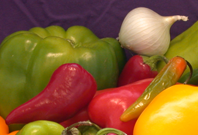
%> input picture lab-programs/image/onion.png, 198 x 135 px
$ octave histgrImage.m   (GNU Octave 9; MATLAB toolbox functions it lacks are replaced by stand-ins)
%> lines starting %> are read from the running program, lines starting %| are printed output that depends on the picture
%% Histogram of an image

I=imread('D:\NSTU\DIP-materials\lab-programs\image\onion.png');
%> I is the input picture: size 135x198x3 uint8; mean R, G, B 137.3, 92.8, 45.3
I_gray=rgb2gray(I);
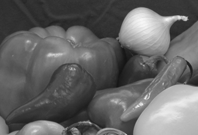
%> I_gray: size 135x198 uint8; min 20, max 247, mean 100.7
imhist(I_gray);
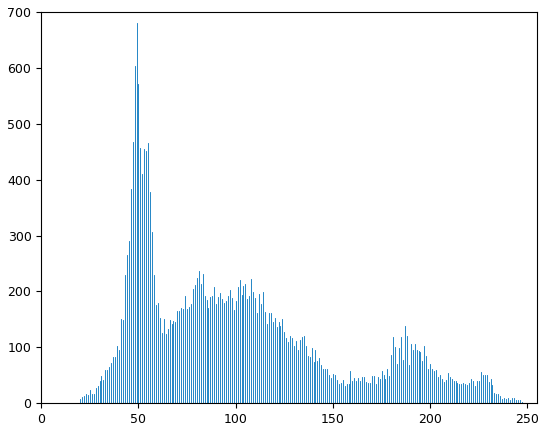
%> figure redrawn from the program's plot data; highest point at x = 49, y = 680
imhist(I_gray,128);
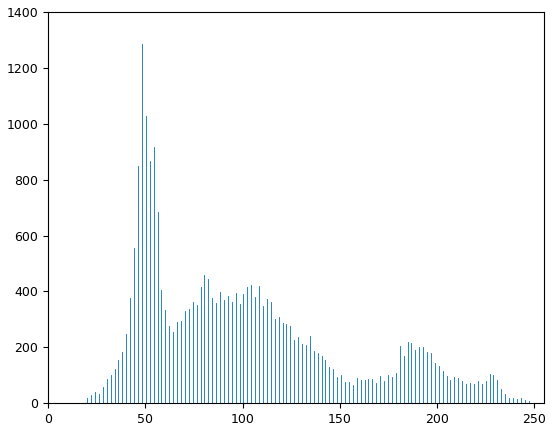
%> figure redrawn from the program's plot data; highest point at x = 48.19, y = 1284
imhist(I_gray,32);
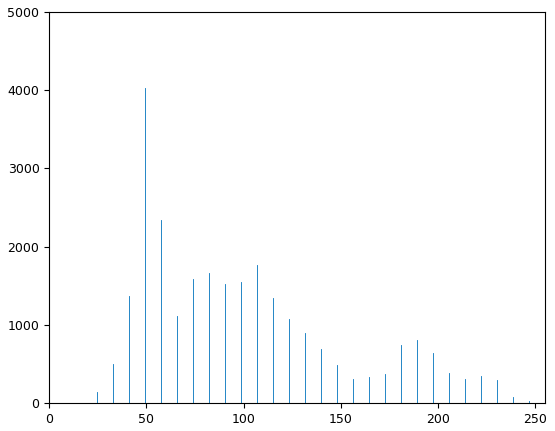
%> figure redrawn from the program's plot data; highest point at x = 49.35, y = 4028

% [7 lines of commented-out code are left out]

%% Draw histogram of an image without using built-in function

$ run again, with lab-programs/image/coins.png copied over lab-programs/image/onion.png
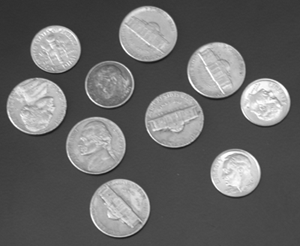
%> input picture lab-programs/image/coins.png, 300 x 246 px
%> I is the input picture: size 246x300 uint8; min 23, max 255, mean 103
%> `imhist(I_gray);`:
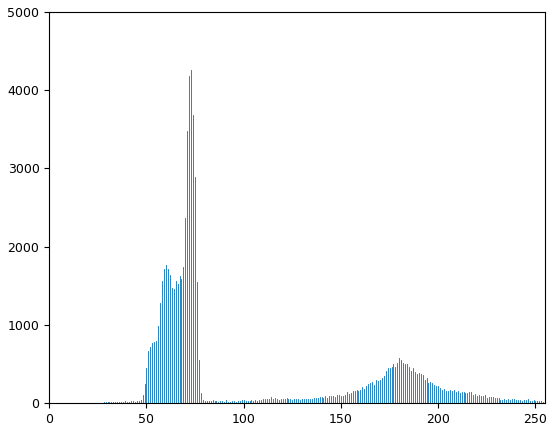
%> figure redrawn from the program's plot data; highest point at x = 73, y = 4264
%> `imhist(I_gray,32);`:
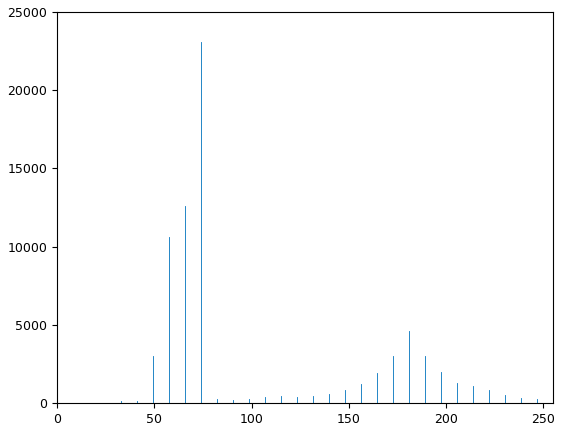
%> figure redrawn from the program's plot data; highest point at x = 74.03, y = 23083

$ run again, with lab-programs/image/fabric.png copied over lab-programs/image/onion.png
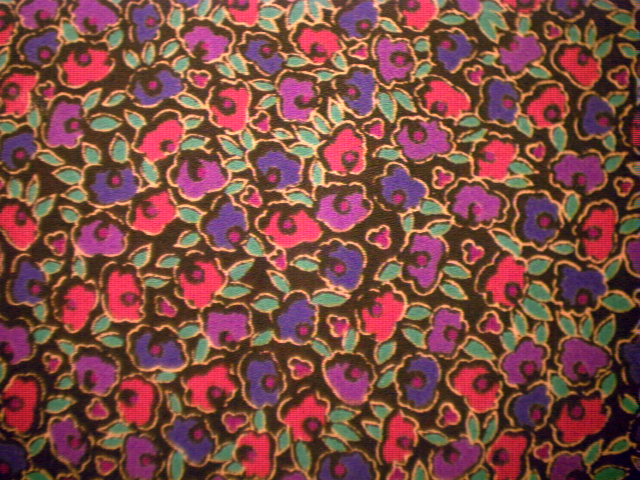
%> input picture lab-programs/image/fabric.png, 640 x 480 px
%> I is the input picture: size 480x640x3 uint8; mean R, G, B 126.9, 75.7, 68.2
%> `I_gray=rgb2gray(I);`:
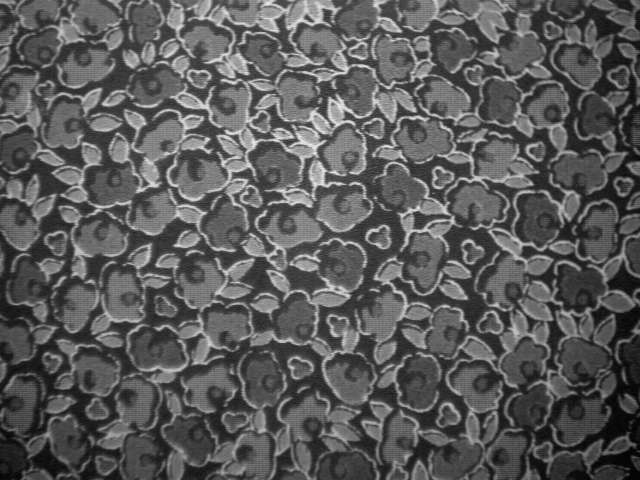
%> I_gray: size 480x640 uint8; min 2, max 237, mean 90.1
%> `imhist(I_gray,32);`:
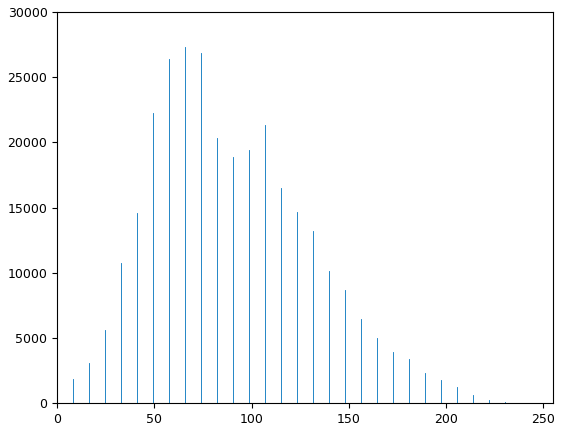
%> figure redrawn from the program's plot data; highest point at x = 65.81, y = 27334

$ run again, with lab-programs/image/gantrycrane.png copied over lab-programs/image/onion.png
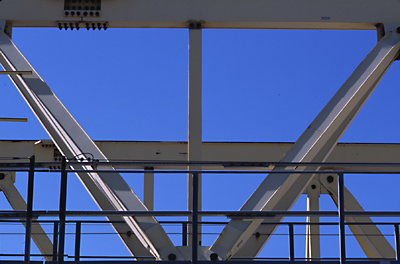
%> input picture lab-programs/image/gantrycrane.png, 400 x 264 px
%> I is the input picture: size 264x400x3 uint8; mean R, G, B 73.3, 93.1, 147.3
%> `I_gray=rgb2gray(I);`:
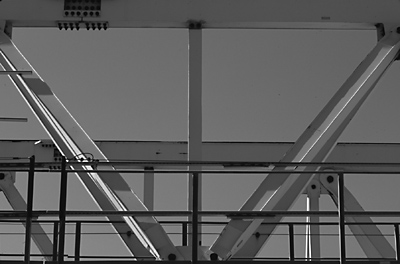
%> I_gray: size 264x400 uint8; min 0, max 255, mean 93.4
%> `imhist(I_gray,32);`:
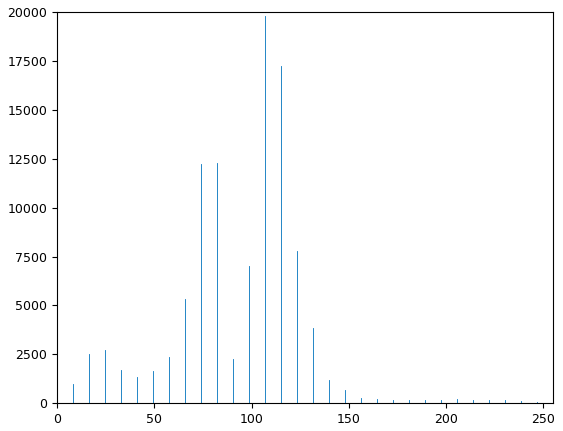
%> figure redrawn from the program's plot data; highest point at x = 106.9, y = 19791
